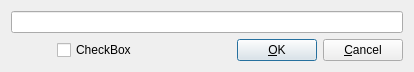
<?xml version="1.0" encoding="UTF-8"?>
<ui version="4.0">
 <class>LineEditDialog</class>
 <widget class="QDialog" name="LineEditDialog">
  <property name="geometry">
   <rect>
    <x>0</x>
    <y>0</y>
    <width>414</width>
    <height>72</height>
   </rect>
  </property>
  <property name="windowTitle">
   <string>Dialog</string>
  </property>
  <property name="windowIcon">
   <iconset resource="../../resource.qrc">
    <normaloff>:/icons/images/ui-combo-box-edit.png</normaloff>:/icons/images/ui-combo-box-edit.png</iconset>
  </property>
  <layout class="QHBoxLayout" name="horizontalLayout_2">
   <item>
    <layout class="QVBoxLayout" name="verticalLayout">
     <item>
      <widget class="HistoryLineEdit" name="textEdit"/>
     </item>
     <item>
      <layout class="QHBoxLayout" name="horizontalLayout">
       <item>
        <widget class="QLabel" name="label">
         <property name="minimumSize">
          <size>
           <width>40</width>
           <height>20</height>
          </size>
         </property>
         <property name="text">
          <string/>
         </property>
        </widget>
       </item>
       <item>
        <widget class="QCheckBox" name="checkBox">
         <property name="text">
          <string>CheckBox</string>
         </property>
        </widget>
       </item>
       <item>
        <spacer name="horizontalSpacer">
         <property name="orientation">
          <enum>Qt::Horizontal</enum>
         </property>
         <property name="sizeHint" stdset="0">
          <size>
           <width>40</width>
           <height>20</height>
          </size>
         </property>
        </spacer>
       </item>
       <item>
        <widget class="QPushButton" name="buttonOk">
         <property name="text">
          <string>&amp;OK</string>
         </property>
         <property name="default">
          <bool>true</bool>
         </property>
        </widget>
       </item>
       <item>
        <widget class="QPushButton" name="buttonCancel">
         <property name="text">
          <string>&amp;Cancel</string>
         </property>
        </widget>
       </item>
      </layout>
     </item>
    </layout>
   </item>
  </layout>
 </widget>
 <customwidgets>
  <customwidget>
   <class>HistoryLineEdit</class>
   <extends>QLineEdit</extends>
   <header>HistoryLineEdit.h</header>
  </customwidget>
 </customwidgets>
 <resources>
  <include location="../../resource.qrc"/>
 </resources>
 <connections/>
</ui>
